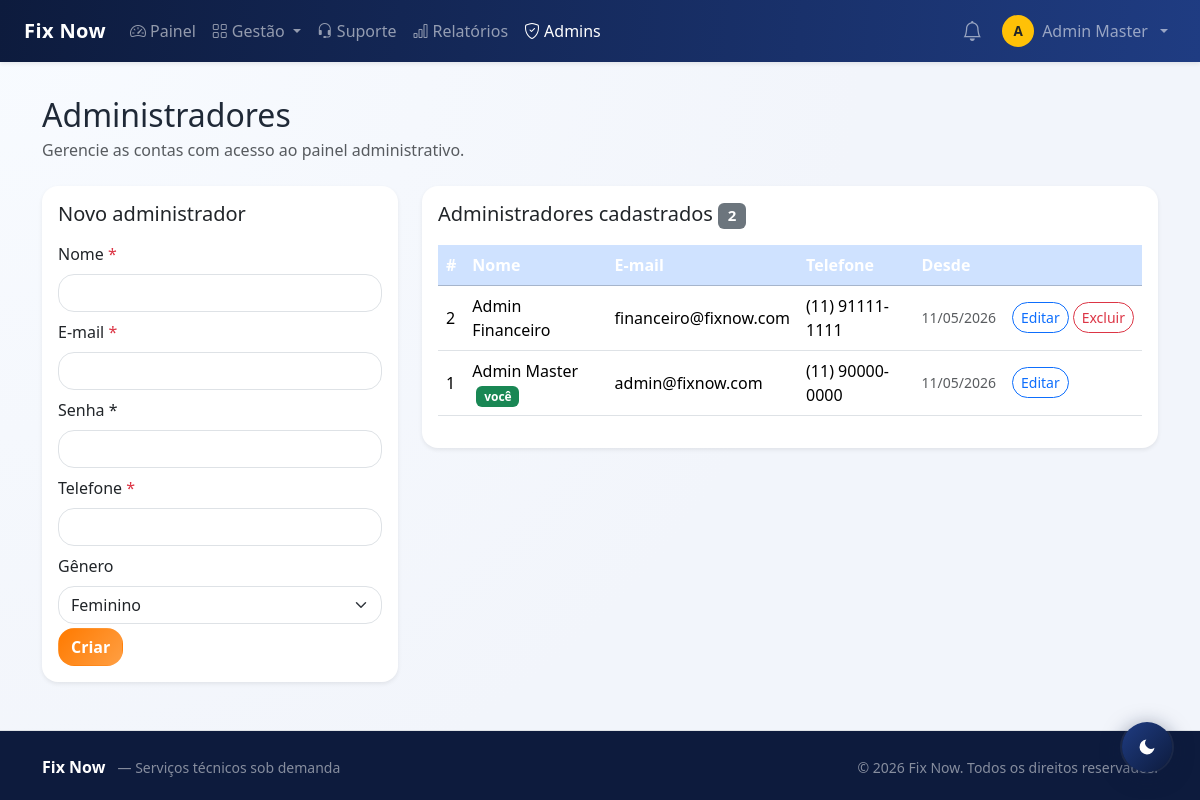
The page /view/admin/admins.php (signed in) on the database as committed earlier.
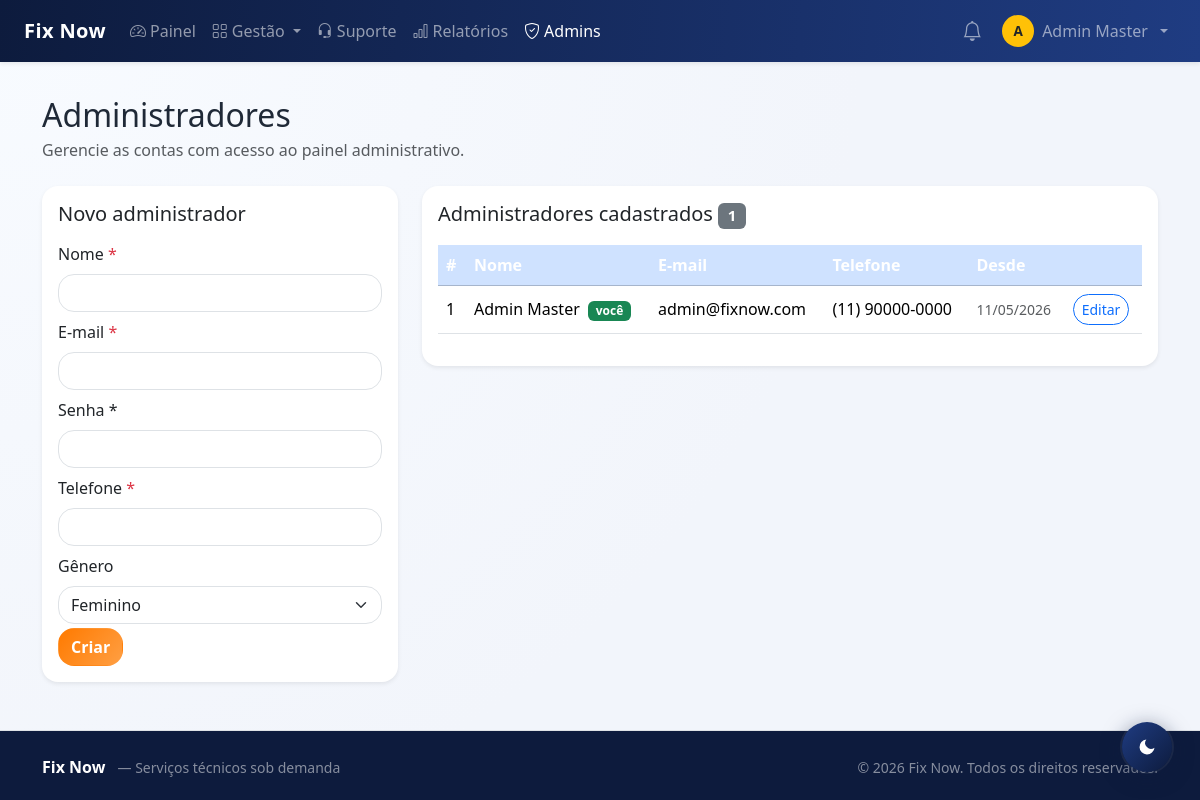
The same page on the database as committed later.
### tables this page shows
CREATE TABLE IF NOT EXISTS cliente (
  id           INT AUTO_INCREMENT PRIMARY KEY,
  nome         VARCHAR(120) NOT NULL,
  email        VARCHAR(150) NOT NULL UNIQUE,
  senha        VARCHAR(255) NOT NULL,
  cpf          CHAR(11) NULL UNIQUE,
  telefone     VARCHAR(20) NOT NULL,
  endereco     VARCHAR(200) NOT NULL,
  cep          VARCHAR(10) NOT NULL,
  foto_perfil  VARCHAR(255) NOT NULL,
  genero       ENUM('Feminino','Masculino','Outro','Prefiro não informar') NOT NULL DEFAULT 'Prefiro não informar',
  is_admin     TINYINT(1) NOT NULL DEFAULT 0,
  admin_perfil ENUM('Master') NULL DEFAULT NULL,
  criado_em    TIMESTAMP DEFAULT CURRENT_TIMESTAMP
);

### view/admin/admins.php (the view, shortened to what this page needs)
<?php
$paginaAtiva = 'admins';
require_once __DIR__ . '/_navbar.php';
$navbarHtml = ob_get_clean();
$admins = $pdo->query("SELECT id, nome, email, telefone, genero, criado_em FROM cliente WHERE is_admin = 1 ORDER BY nome ASC")->fetchAll();
$editando = null;
?>
<!DOCTYPE html>
<html lang="pt-BR">
<head>
  <link href="https://cdn.jsdelivr.net/npm/bootstrap@5.3.3/dist/css/bootstrap.min.css" rel="stylesheet">
  <link href="../../assets/css/style.css" rel="stylesheet">
</head>
<body>
<?= $navbarHtml ?>
<main class="container py-5 mt-5">
  <h2 class="mb-1">Administradores</h2>
  <p class="text-muted mb-4">Gerencie as contas com acesso ao painel administrativo.</p>
  <div class="row g-4">
    <div class="col-lg-4">
      <div class="card shadow-sm border-0">
        <div class="card-body">
          <h5 class="mb-3"><?= $editando ? 'Editar administrador' : 'Novo administrador' ?></h5>
          <form method="post" class="row g-2">
            <div class="col-12">
              <label class="form-label">Nome <span class="text-danger">*</span></label>
              <input type="text" name="nome" class="form-control" maxlength="120" required
                value="<?= htmlspecialchars($editando['nome'] ?? '') ?>">
            </div>
            <div class="col-12">
              <label class="form-label">E-mail <span class="text-danger">*</span></label>
              <input type="email" name="email" class="form-control" maxlength="150" required
                value="<?= htmlspecialchars($editando['email'] ?? '') ?>">
            </div>
            <div class="col-12">
              <label class="form-label"><?= $editando ? 'Nova senha (deixe em branco para manter)' : 'Senha *' ?></label>
              <input type="password" name="<?= $editando ? 'nova_senha' : 'senha' ?>" class="form-control"
                minlength="6" <?= $editando ? '' : 'required' ?> autocomplete="new-password">
            </div>
            <div class="col-12">
              <label class="form-label">Telefone <span class="text-danger">*</span></label>
              <input type="text" name="telefone" class="form-control" maxlength="20" required
                value="<?= htmlspecialchars($editando['telefone'] ?? '') ?>">
            </div>
            <div class="col-12">
              <label class="form-label">Gênero</label>
              <select name="genero" class="form-select">
                <?php foreach (['Feminino','Masculino','Outro','Prefiro não informar'] as $g): ?>
                  <option value="<?= $g ?>" <?= ($editando['genero'] ?? '') === $g ? 'selected' : '' ?>><?= $g ?></option>
                <?php endforeach; ?>
              </select>
            </div>
            <div class="col-12 d-flex gap-2 mt-1">
              <button type="submit" class="btn btn-warning fw-semibold"><?= $editando ? 'Salvar' : 'Criar' ?></button>
            </div>
          </form>
        </div>
      </div>
    </div>
    <div class="col-lg-8">
      <div class="card shadow-sm border-0">
        <div class="card-body">
          <h5 class="mb-3">Administradores cadastrados <span class="badge bg-secondary"><?= count($admins) ?></span></h5>
          <div class="table-responsive">
            <table class="table table-hover align-middle">
              <thead class="table-primary">
                <tr><th>#</th><th>Nome</th><th>E-mail</th><th>Telefone</th><th>Desde</th><th></th></tr>
              </thead>
              <tbody>
              <?php foreach ($admins as $a): ?>
                <tr>
                  <td><?= (int)$a['id'] ?></td>
                  <td>
                    <?= htmlspecialchars($a['nome']) ?>
                    <?php if ((int)$a['id'] === $adminId): ?>
                      <span class="badge bg-success ms-1">você</span>
                    <?php endif; ?>
                  </td>
                  <td><?= htmlspecialchars($a['email']) ?></td>
                  <td><?= htmlspecialchars($a['telefone']) ?></td>
                  <td class="text-muted small"><?= date('d/m/Y', strtotime($a['criado_em'])) ?></td>
                  <td>
                    <div class="d-flex gap-1">
                      <a href="admins.php?editar=<?= (int)$a['id'] ?>" class="btn btn-sm btn-outline-primary">Editar</a>
                      <?php if ((int)$a['id'] !== $adminId): ?>
                        <form method="post" class="d-inline" onsubmit="return confirm('Excluir este administrador?');">
                          <button type="submit" class="btn btn-sm btn-outline-danger">Excluir</button>
                        </form>
                      <?php endif; ?>
                    </div>
                  </td>
                </tr>
              <?php endforeach; ?>
              </tbody>
            </table>
          </div>
        </div>
      </div>
    </div>
  </div>
</main>
<?php require_once __DIR__ . '/../../includes/footer.php'; ?>
</body>
</html>

### view/admin/_navbar.php (shortened to what this page needs)
<?php
$adminId     = (int)$_SESSION['admin_id'];
$adminNome   = $_SESSION['admin_nome'] ?? 'Admin';
$paginaAtiva = $paginaAtiva ?? '';
$_navInicial = htmlspecialchars(mb_strtoupper(mb_substr($adminNome, 0, 1)));
$gestaoAtiva = in_array($paginaAtiva, ['clientes','prestadores','servicos','categorias','destaques']);
?>
<nav class="navbar navbar-expand-lg navbar-dark bg-primary fixed-top shadow-sm">
  <div class="container-fluid px-4">
    <a class="navbar-brand fw-bold" href="../../index.php">Fix Now</a>
    <div class="collapse navbar-collapse" id="adminMenu">
      <ul class="navbar-nav me-auto">
        <li class="nav-item">
          <a class="nav-link <?= $paginaAtiva === 'painel' ? 'active' : '' ?>" href="painelAdmin.php">
            <i class="bi bi-speedometer2 me-1"></i>Painel
          </a>
        </li>
        <li class="nav-item dropdown">
          <a class="nav-link dropdown-toggle <?= $gestaoAtiva ? 'active' : '' ?>" href="#" data-bs-toggle="dropdown" aria-expanded="false">
            <i class="bi bi-grid me-1"></i>Gestão
          </a>
        </li>
        <li class="nav-item">
          <a class="nav-link <?= $paginaAtiva === 'suporte' ? 'active' : '' ?>" href="suporteAdmin.php">
            <i class="bi bi-headset me-1"></i>Suporte
          </a>
        </li>
        <li class="nav-item">
          <a class="nav-link <?= $paginaAtiva === 'relatorios' ? 'active' : '' ?>" href="relatorios.php">
            <i class="bi bi-bar-chart me-1"></i>Relatórios
          </a>
        </li>
        <li class="nav-item">
          <a class="nav-link <?= $paginaAtiva === 'admins' ? 'active' : '' ?>" href="admins.php">
            <i class="bi bi-shield-check me-1"></i>Admins
          </a>
        </li>
      </ul>
      <ul class="navbar-nav ms-auto align-items-lg-center gap-1">
        <li class="nav-item">
          <a class="nav-link position-relative px-2" href="../notificacoes.php" title="Notificações">
            <i class="bi bi-bell fs-5"></i>
          </a>
        </li>
        <li class="nav-item dropdown">
          <a class="nav-link dropdown-toggle d-flex align-items-center gap-2 py-1" href="#" data-bs-toggle="dropdown" aria-expanded="false">
            <span class="d-inline-flex align-items-center justify-content-center rounded-circle bg-warning text-dark fw-bold flex-shrink-0" style="width:32px;height:32px;font-size:.85rem"><?= $_navInicial ?></span>
            <span class="d-none d-lg-inline text-truncate" style="max-width:120px"><?= htmlspecialchars($adminNome) ?></span>
          </a>
        </li>
      </ul>
    </div>
  </div>
</nav>

### includes/footer.php
<footer class="mt-auto py-4 border-top" style="background:var(--fix-blue)">
  <div class="container">
    <div class="row align-items-center g-2">
      <div class="col-sm-6">
        <span class="fw-bold text-white fs-6">Fix Now</span>
        <span class="text-white-50 small ms-2">— Serviços técnicos sob demanda</span>
      </div>
      <div class="col-sm-6 text-sm-end">
        <small class="text-white-50">&copy; <?php echo date('Y'); ?> Fix Now. Todos os direitos reservados.</small>
      </div>
    </div>
  </div>
</footer>

### assets/css/style.css (style rules this page uses)
:root { --fix-blue: #0d1b3d; --fix-blue-soft: #1f3c82; --fix-orange: #ff7a00; --fix-orange-soft: #ff9f43; --fix-bg: #f2f5fb; --fix-card: #ffffff; --fix-text: #1f2937; --fix-muted: #677489; --fix-shadow: 0 14px 32px rgba(15, 37, 84, 0.1); --fix-radius: 1rem; }
html, body { height: 100%; }
body { min-height: 100vh; display: flex; flex-direction: column; background: radial-gradient(circle at top left, #f8fbff, var(--fix-bg) 60%); color: var(--fix-text); }
main { flex: 1 0 auto; }
.bg-primary, .table-primary { background-color: var(--fix-blue) !important; }
.table-primary th { color: #fff; }
.btn-warning { background: linear-gradient(130deg, var(--fix-orange), var(--fix-orange-soft)); border-color: transparent; color: #fff; }
.btn, .form-control, .form-select, .card { border-radius: var(--fix-radius); transition: all 0.22s ease; }
.card { border: 1px solid #e9eef8; box-shadow: var(--fix-shadow); background: var(--fix-card); }
.navbar { background: linear-gradient(95deg, var(--fix-blue), var(--fix-blue-soft)) !important; }
.navbar-brand { letter-spacing: 0.4px; }
footer { flex-shrink: 0; margin-top: auto; background: #0b142d; }

Rows that differ between the two databases and show on the page:
removed cliente: id "2", nome "Admin Financeiro", email "financeiro@fixnow.com", telefone "(11) 91111-1111", criado_em "11/05/2026"
Other text that changed with them:
count($admins): "2" → "1"
